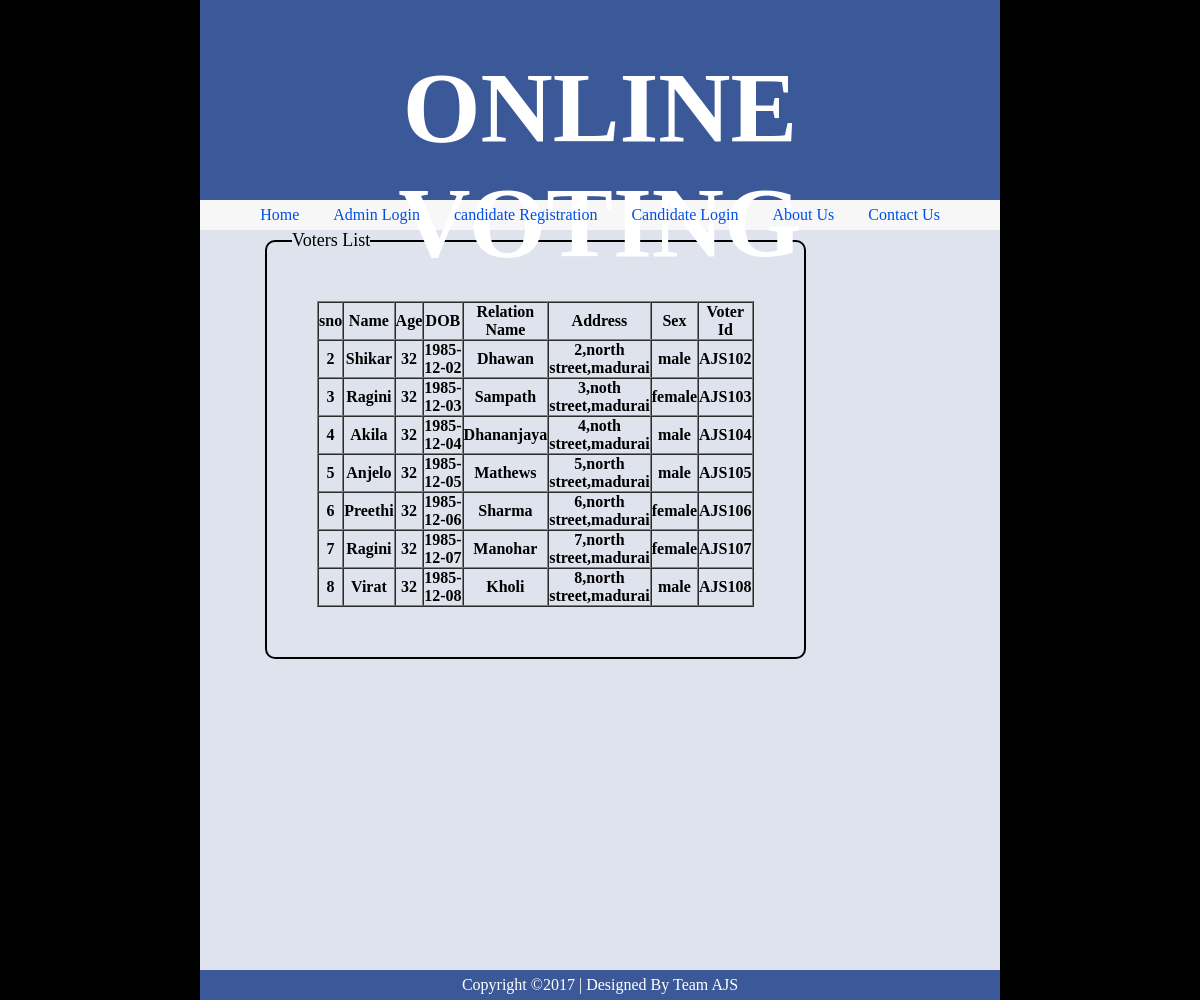
Page /vdisplay.php on the committed database.
### tables this page shows
CREATE TABLE `voter` (
  `sno` int(255) NOT NULL,
  `name` varchar(255) NOT NULL,
  `age` int(255) NOT NULL,
  `dob` date NOT NULL,
  `relation_name` varchar(255) NOT NULL,
  `address` varchar(255) NOT NULL,
  `sex` varchar(10) NOT NULL,
  `eid` varchar(255) NOT NULL
);

### vdisplay.php (the view, shortened to what this page needs)
<html>
<head>
<link rel="stylesheet" type="text/css" href="style.css">
</head>
<body>
<div id="header">
<?php include "header.php";?>
</div>
<div id="nav">
<center>
<ul id="navul">
<li><a href="index.php">Home</a></li>
<li><a href="admin.php">Admin Login</a></li>
<li><a href="candidate.php">candidate Registration</a></li>
<li><a href="candidatelogin.php">Candidate Login</a></li>
<li><a href="aboutus.php">About Us</a></li>
<li><a href="contactus.php">Contact Us</a></li>
</ul>
</center>
</div>
<div id="container">
<?php
	include('dbconfig.php');
	$query="select * from voter";
	$res=mysqli_query($con,$query);
	if(mysqli_num_rows($res)==0)
	{
		echo "<script>alert('No Entries');</script>";
	}
	else
	{
		echo "<fieldset id='login'>";
		echo "<legend>Voters List</legend>";
		echo"<table id='newtable' border=1px cellspacing=0px>";
			echo "<tr>";
			echo "<th>sno</th>";
			echo "<th>Name</th>";
			echo "<th>Age</th>";
			echo "<th>DOB</th>";
			echo "<th>Relation Name</th>";
			echo "<th>Address</th>";
			echo "<th>Sex</th>";
			echo "<th>Voter Id</th>";
			echo "</tr>";
		while($row=mysqli_fetch_array($res))
		{
			echo"<tr>";
			echo"<th>".$row['sno']."</th>";
			echo"<th>".$row['name']."</th>";
			echo"<th>".$row['age']."</th>";
			echo"<th>".$row['dob']."</th>";
			echo"<th>".$row['relation_name']."</th>";
			echo"<th>".$row['address']."</th>";
			echo"<th>".$row['sex']."</th>";
			echo"<th>".$row['eid']."</th>";
			echo"</tr>";
		}
		echo"</table>";
		echo"</fieldset>";
	}
?>
</div>
<div id="footer">
<?php include "footer.php";?>
</div>
</body>
</html>

### header.php
<h5 id="logotxt">ONLINE VOTING</h5>

### footer.php
<html>
<body>
<center>
Copyright &copy;2017 | Designed By Team AJS
</center>
</body>
</html>

### style.css (style rules this page uses)
* { margin:0px; padding:0px; }
html { background:black; }
body { background:silver; height:1000px; width:800px; margin:0px auto; }
#header { background:#3B5998; height:200px; width:100%; }
#nav { background:#f7f7f7; height:30px; width:100%; }
#container { background:#dfe3ee; height:740px; width:100%; }
#footer { background:#3B5998; height:30px; width:100%; line-height:30px; color:white; }
#navul li { list-style-type:none; display:inline; padding-left:15px; padding-right:15px; line-height:30px; }
#navul li a,#lful li a,#rtul li a { text-decoration:none; color:004fe7; }
#logotxt { width:100%; height:200px; font-family:Franklin Gothic Heavy; font-size:100px; color:white; text-align:center; padding-top:50px; }
#login { min-height:250px; width:100px; margin-left:65px; border-radius:10px; border:2px solid black; }
#login legend { margin-left:25px; font-size:18px; color:black; }
#newtable { margin:50px; }

### rows in the picture
voter: sno "2", name "Shikar", age "32", dob "1985-12-02", relation_name "Dhawan", address "2,north street,madurai", sex "male", eid "AJS102"
voter: sno "3", name "Ragini", age "32", dob "1985-12-03", relation_name "Sampath", address "3,noth street,madurai", sex "female", eid "AJS103"
voter: sno "4", name "Akila", age "32", dob "1985-12-04", relation_name "Dhananjaya", address "4,noth street,madurai", sex "male", eid "AJS104"
voter: sno "5", name "Anjelo", age "32", dob "1985-12-05", relation_name "Mathews", address "5,north street,madurai", sex "male", eid "AJS105"
voter: sno "6", name "Preethi", age "32", dob "1985-12-06", relation_name "Sharma", address "6,north street,madurai", sex "female", eid "AJS106"
voter: sno "7", name "Ragini", age "32", dob "1985-12-07", relation_name "Manohar", address "7,north street,madurai", sex "female", eid "AJS107"
voter: sno "8", name "Virat", age "32", dob "1985-12-08", relation_name "Kholi", address "8,north street,madurai", sex "male", eid "AJS108"
